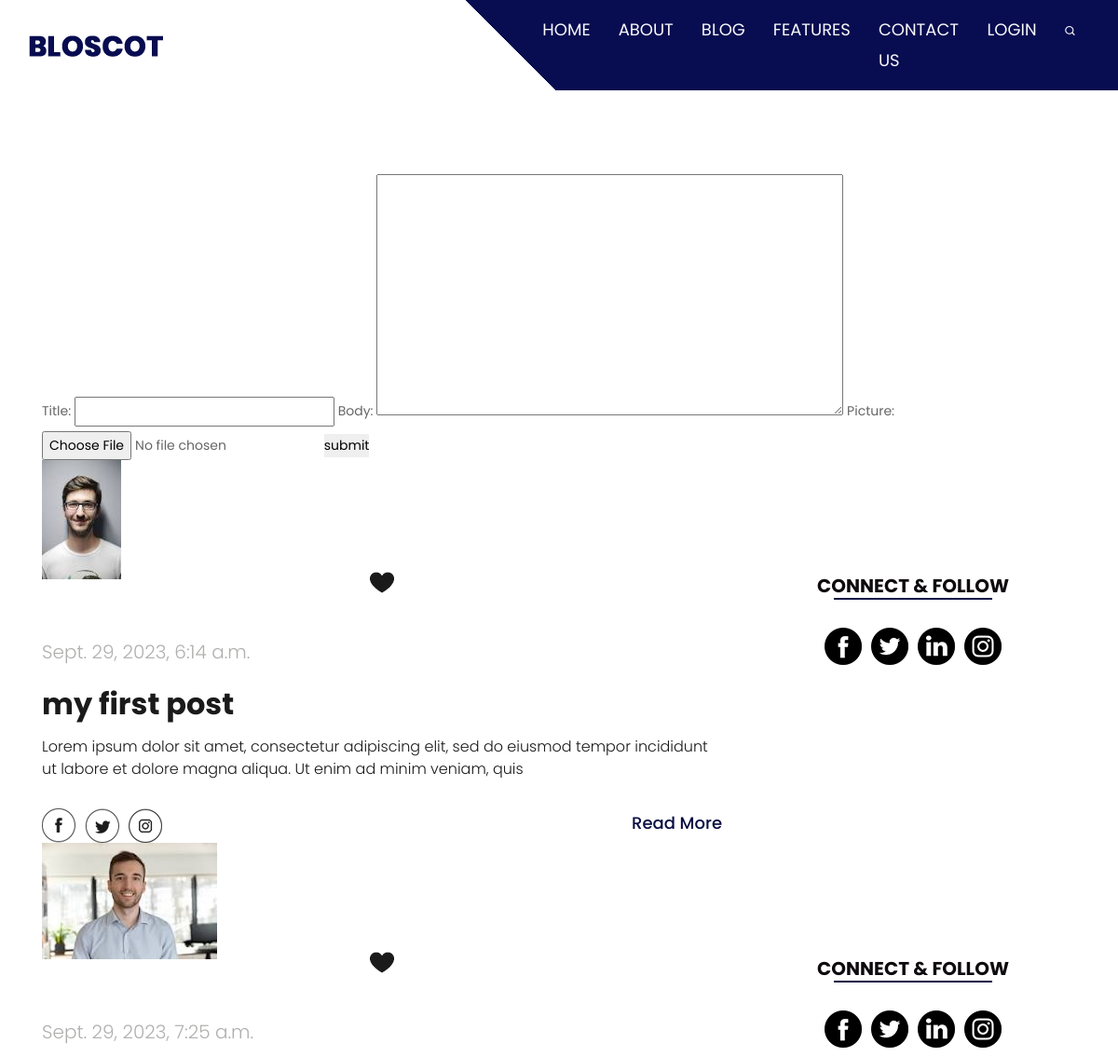
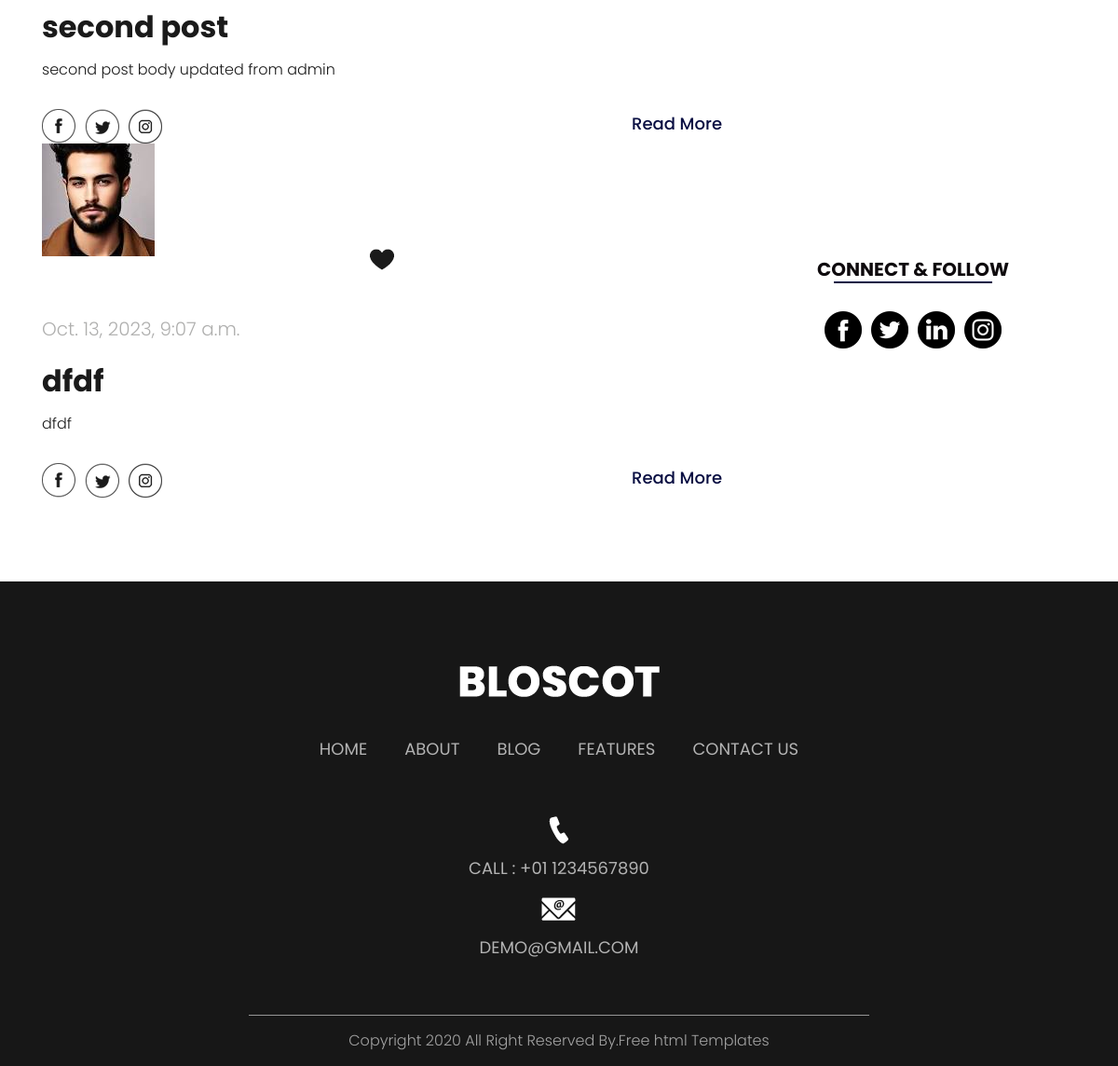
/blog/ (signed in), run on an earlier commit of the app's database (2 pictures, top to bottom).
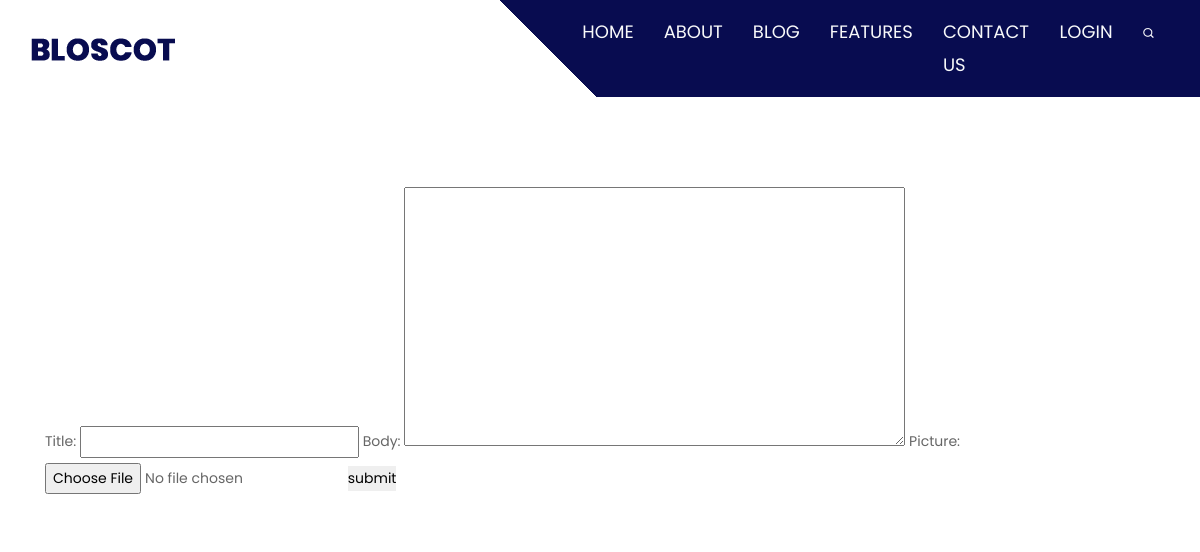
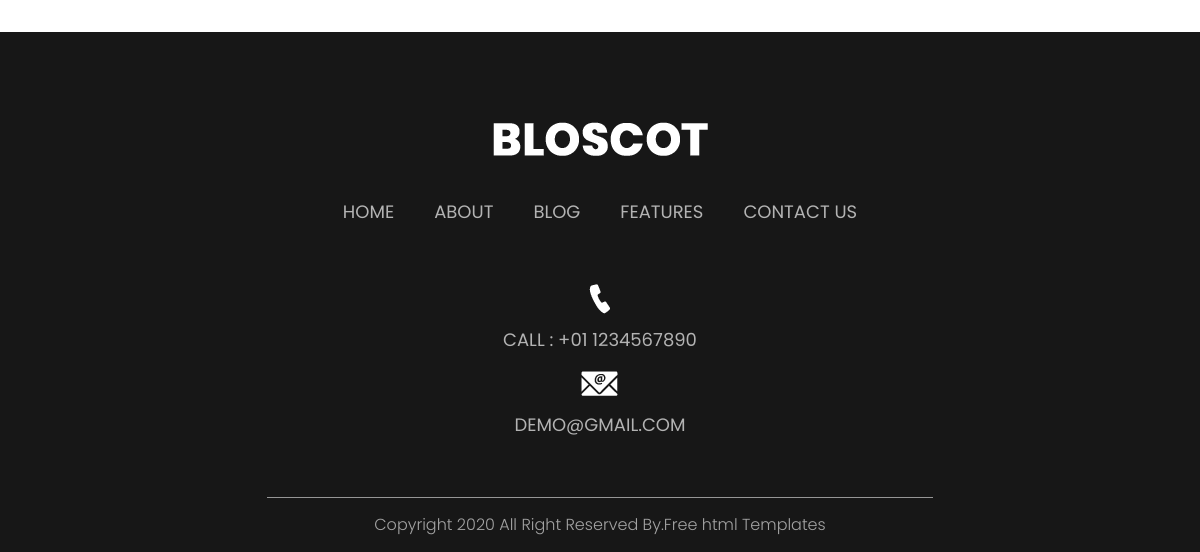
And on a later commit of the database (2 pictures, top to bottom).
### blog/models.py (models this page shows, shortened)
class Post(models.Model):
    create_at = models.DateTimeField(auto_now_add=True, blank=True)
    title = models.CharField(max_length=200)
    body = models.TextField()
    picture = models.ImageField(upload_to="post/")

### blog/views.py (the view, shortened to what this page needs)
# urls.py: 2. Add a URL to urlpatterns:  path('blog/', include('blog.urls'))
@login_required
def blog(request):
    posts = Post.objects.all()
    if request.method == "GET":
        form = PostForm()
        return render(request, "blog/blog.html", {"posts": posts, "form": form})

### blog/forms.py
class PostForm(forms.ModelForm):
    class Meta:
        model = Post
        exclude = ("create_at",)

### blog/templates/blog/blog.html (shortened to what this page needs)
{% extends 'base.html' %}
{% block content %}
  <div class="header_section">
    {% include '_top_navbar.html' %}
  </div>
  <div class="about_section layout_padding">
    <div class="container">
      <form action="{% url "blog" %}" method="post" enctype="multipart/form-data">
        {{form}}
        <button type="submit">submit</button>
      </form>
      {% for post in posts %}
        {% include 'blog/_post.html' with post=post %}
      {% endfor %}
    </div>
  </div>
  {% include '_footer.html' %}
{% endblock %}

### blog/templates/base.html (shortened to what this page needs)
{% load static %}
<!DOCTYPE html>
<html lang="en">
  <head>
    <link rel="stylesheet" type="text/css" href="{% static 'blog/css/bootstrap.min.css' %}" />
    <link rel="stylesheet" type="text/css" href="{% static 'blog/css/style.css' %}" />
    <link rel="stylesheet" href="{% static 'blog/css/responsive.css' %}" />
    <link rel="stylesheet" href="{% static 'blog/css/jquery.mCustomScrollbar.min.css' %}" />
    <link rel="stylesheet" href="https://netdna.bootstrapcdn.com/font-awesome/4.0.3/css/font-awesome.css" />
    <link rel="stylesheet" href="{% static 'blog/css/owl.carousel.min.css' %}" />
    <link rel="stylesheet" href="https://cdnjs.cloudflare.com/ajax/libs/fancybox/2.1.5/jquery.fancybox.min.css" media="screen" />
  </head>
  <body>
    {% block content %}
    {% endblock %}
  </body>
</html>

### blog/templates/_top_navbar.html (shortened to what this page needs)
{% load static %}
<div class="container-fluid header_main">
  <nav class="navbar navbar-expand-lg navbar-light bg-light">
    <a class="logo" href="index.html"><img src="{% static 'blog/images/logo.png' %}" /></a>
    <div class="collapse navbar-collapse" id="navbarSupportedContent">
      <ul class="navbar-nav mr-auto">
        <li class="nav-item">
          <a class="nav-link" href="{% url 'index' %}">Home</a>
        </li>
        <li class="nav-item">
          <a class="nav-link" href="{% url 'about' %}">About</a>
        </li>
        <li class="nav-item">
          <a class="nav-link" href="{% url 'blog' %}">Blog</a>
        </li>
        <li class="nav-item">
          <a class="nav-link" href="{% url 'features' %}">Features</a>
        </li>
        <li class="nav-item">
          <a class="nav-link" href="{% url 'contact' %}">Contact Us</a>
        </li>
        <li class="nav-item">
          <a class="nav-link" href="{% url 'login' %}">Login</a>
        </li>
        <li class="nav-item">
          <a class="nav-link" href="#"><img src="{% static 'blog/images/serach-icon.png' %}" /></a>
        </li>
      </ul>
    </div>
  </nav>
</div>

### blog/templates/_footer.html
{% load static %}
<div class="footer_section layout_padding margin_top_90">
  <div class="container">
    <div class="footer_logo">
      <a href="{% url 'index' %}"><img src="{% static 'blog/images/footer-logo.png' %}" /></a>
    </div>
    <div class="footer_menu">
      <ul>
        <li>
          <a href="{% url 'index' %}">Home</a>
        </li>
        <li>
          <a href="{% url 'about' %}">About</a>
        </li>
        <li>
          <a href="{% url 'blog' %}">Blog</a>
        </li>
        <li>
          <a href="{% url 'features' %}">Features</a>
        </li>
        <li>
          <a href="{% url 'contact' %}">contact us</a>
        </li>
      </ul>
    </div>
    <div class="contact_menu">
      <ul>
        <li>
          <a href="#"><img src="{% static 'blog/images/call-icon.png' %}" /></a>
        </li>
        <li>
          <a href="#">Call : +01 1234567890</a>
        </li>
        <li>
          <a href="{% url 'blog' %}"><img src="{% static 'blog/images/mail-icon.png' %}" /></a>
        </li>
        <li>
          <a href="{% url 'features' %}">demo@gmail.com</a>
        </li>
      </ul>
    </div>
  </div>
</div>
<div class="copyright_section">
  <div class="container">
    <p class="copyright_text">
      Copyright 2020 All Right Reserved By.<a href="https://html.design">Free html Templates</a>
    </p>
  </div>
</div>

### blog/templates/blog/_post.html
{% load static %}
<div class="row">
  <div class="col-lg-8 col-sm-12">
    <div class="about_img">
      <img src="{{ post.picture.url }}" />
    </div>
    <div class="like_icon">
      <img src="{% static 'blog/images/like-icon.png' %}" />
    </div>
    <p class="post_text">{{ post.create_at }}</p>
    <h2 class="most_text">{{ post.title }}</h2>
    <p class="lorem_text">{{ post.body }}</p>
    <div class="social_icon_main">
      <div class="social_icon">
        <ul>
          <li>
            <a href="#"><img src="{% static 'blog/images/fb-icon.png' %}" /></a>
          </li>
          <li>
            <a href="#"><img src="{% static 'blog/images/twitter-icon.png' %}" /></a>
          </li>
          <li>
            <a href="#"><img src="{% static 'blog/images/instagram-icon.png' %}" /></a>
          </li>
        </ul>
      </div>
      <div class="read_bt">
        <a href="#">Read More</a>
      </div>
    </div>
  </div>
  <div class="col-lg-4 col-sm-12">
    <div class="about_main">
      <h1 class="follow_text">CONNECT & FOLLOW</h1>
      <div class="follow_icon">
        <ul>
          <li>
            <a href="#"><img src="{% static 'blog/images/fb-icon-1.png' %}" /></a>
          </li>
          <li>
            <a href="#"><img src="{% static 'blog/images/twitter-icon-1.png' %}" /></a>
          </li>
          <li>
            <a href="#"><img src="{% static 'blog/images/linkedin-icon-1.png' %}" /></a>
          </li>
          <li>
            <a href="#"><img src="{% static 'blog/images/instagram-icon-1.png' %}" /></a>
          </li>
        </ul>
      </div>
    </div>
  </div>
</div>

### blog/static/blog/css/style.css (style rules this page uses)
* { box-sizing: border-box !important; transition: ease all 0.5s; }
html { scroll-behavior: smooth; }
body { color: #666666; font-size: 14px; font-family: Poppins; line-height: 1.80857; font-weight: normal; overflow-x: hidden; }
a { color: #1f1f1f; text-decoration: none !important; outline: none !important; -webkit-transition: all .3s ease-in-out; -moz-transition: all .3s ease-in-out; -ms-transition: all .3s ease-in-out; -o-transition: all .3s ease-in-out; transition: all .3s ease-in-out; }
*, *::after, *::before { -webkit-box-sizing: border-box; -moz-box-sizing: border-box; box-sizing: border-box; }
ul, li, ol { margin: 0px; padding: 0px; list-style: none; }
p { margin: 20px; font-weight: 300; font-size: 15px; line-height: 24px; }
a { color: #222222; text-decoration: none; outline: none !important; }
a, .btn { text-decoration: none !important; outline: none !important; -webkit-transition: all .3s ease-in-out; -moz-transition: all .3s ease-in-out; -ms-transition: all .3s ease-in-out; -o-transition: all .3s ease-in-out; transition: all .3s ease-in-out; }
img { max-width: 100%; height: auto; }
button { border: 0; margin: 0; padding: 0; cursor: pointer; }
.layout_padding { padding-top: 90px; padding-bottom: 0px; }
.bg-light { background-color: transparent!important; }
.header_section { background-image: url(../images/banner-bg.png); height: auto; background-size: 100%; width: 100%; float: left; height: auto; background-size: 100%; background-repeat: no-repeat; }
.header_main { background: linear-gradient(45deg, transparent 46%, #080c50 46%); }
.logo { width: 50%; float: left; }
.navbar-expand-lg .navbar-nav .nav-link { padding-right: 15px; padding-left: 15px; font-size: 18px; color: #f8f9fa; text-transform: uppercase; }
.about_section { width: 100%; float: left; padding-top: 90px; }
.footer_section { width: 100%; float: left; background-color: #171717; height: auto; padding-bottom: 50px; }
.footer_logo { width: 100%; float: left; text-align: center; }
.footer_menu { width: 100%; float: left; text-align: center; padding-top: 40px; }
.footer_menu ul { margin: 0px; padding: 0px; display: inline-block; text-align: center; }
.footer_menu li { float: left; font-size: 18px; color: #b3b3b3; padding: 0px 20px; text-transform: uppercase; }
.footer_menu li a { color: #b3b3b3; }
.contact_menu { width: 100%; float: left; text-align: center; padding-top: 40px; }
.contact_menu ul { margin: 0px; padding: 0px; display: inline-block; text-align: center; }
.contact_menu li { float: initial; font-size: 18px; color: #b3b3b3; padding: 5px 20px; text-transform: uppercase; text-align: center; }
.contact_menu li a { color: #b3b3b3; }
.copyright_section { width: 100%; float: left; background-color: #171717; height: auto; }
.copyright_text { width: 60%; margin: 0 auto; font-size: 16px; text-align: center; color: #a3a3a3; border-top: 1px solid #969696; padding: 15px 0px; }
.copyright_text a { color: #a3a3a3; }
.margin_top_90 { margin-top: 90px; }

What changed in the data, as far as the page shows it:
removed Post: picture (placeholder picture), create_at "Sept. 29, 2023, 6:14 a.m.", title "my first post", body "Lorem ipsum dolor sit amet, consectetur adipiscing elit, sed do eiusmod tempor incididunt ut labore et dolore magna aliqua. Ut enim ad minim veniam, quis"
removed Post: picture (picture), create_at "Sept. 29, 2023, 7:25 a.m.", title "second post", body "second post body updated from admin"
removed Post: picture (picture), create_at "Oct. 13, 2023, 9:07 a.m.", title "dfdf", body "dfdf"
